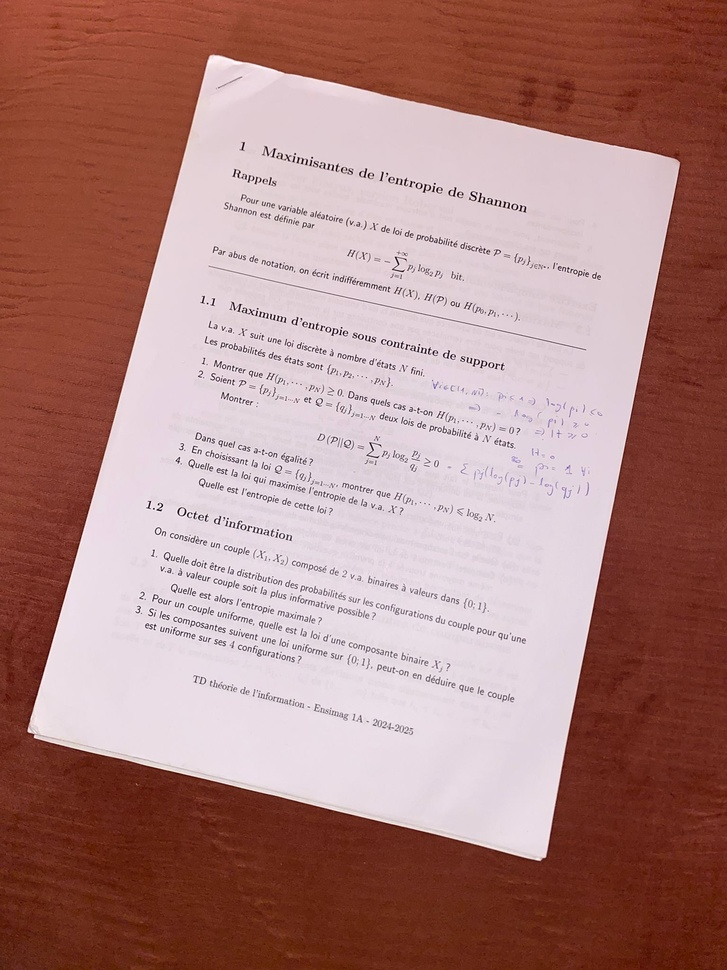
#> input picture test_doc2.jpeg, 727 x 970 px, shrunk from 1536 x 2048 before the run
$ python -i scanning_tools.py   (imports and definitions only)
#> lines starting #> are read from the running program, lines starting #| are printed output that depends on the picture; after the words box and inside, x2 and y2 are one past the last pixel; in counts of white or black regions, pixels touching at a corner belong together
#> further down, picture is the input picture: shape (970, 727, 3); mean B, G, R 127.1, 131, 172.5
import numpy as np
import cv2 as cv
import imutils

def edge_detection(copy_image):
    "A function that detects edges and returns a grayscale image where they are well highlighted"
    # Let's convert our image to grayscale to avoid computing all of red, blue, and green
    gray_image = cv.cvtColor(copy_image, cv.COLOR_BGR2GRAY)
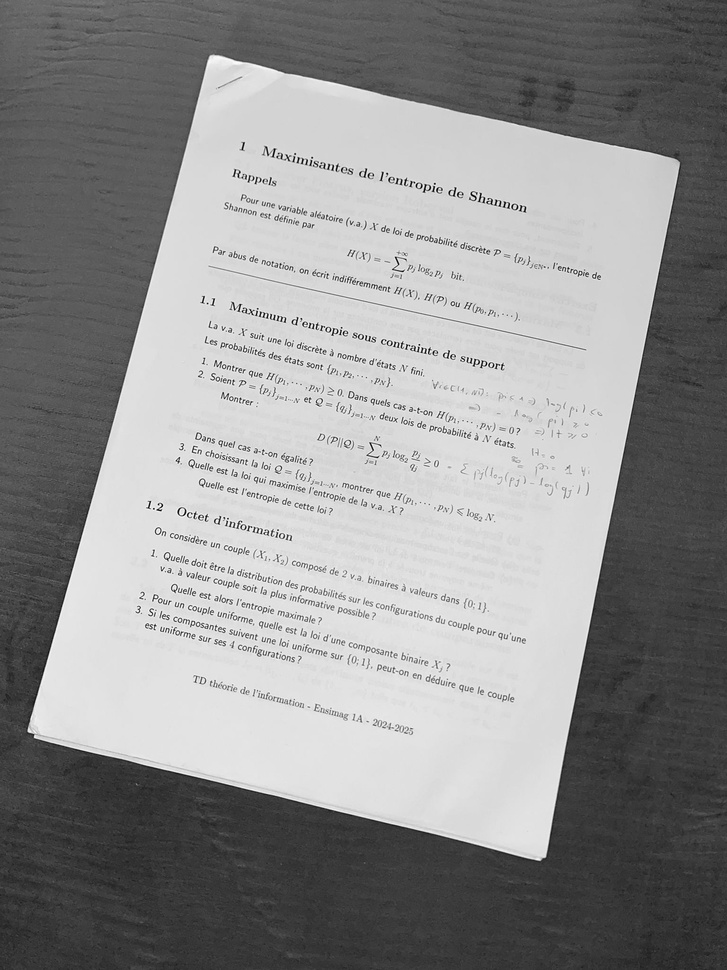
#> gray_image: shape (970, 727); min 3, max 253, mean 143
    # Now, for smoothing, we'll use a Gaussian filter to remove noise.
    # This is done through a convolution, which corresponds to a multiplication
    # in the frequency domain that attenuates high-frequency noise.
    gray_image = cv.GaussianBlur(gray_image, (5,5), 0)  # (5, 5) is the kernel size: how much neighbors influence each other
    # Finally, for edge detection we call Canny for gradient calculations (Sobel)
    # (I'm not sure if it doesn't use Laplacian too in some scenarios)
    edge_image = cv.Canny(gray_image, 75, 200)  # 75 and 200 are the thresholds
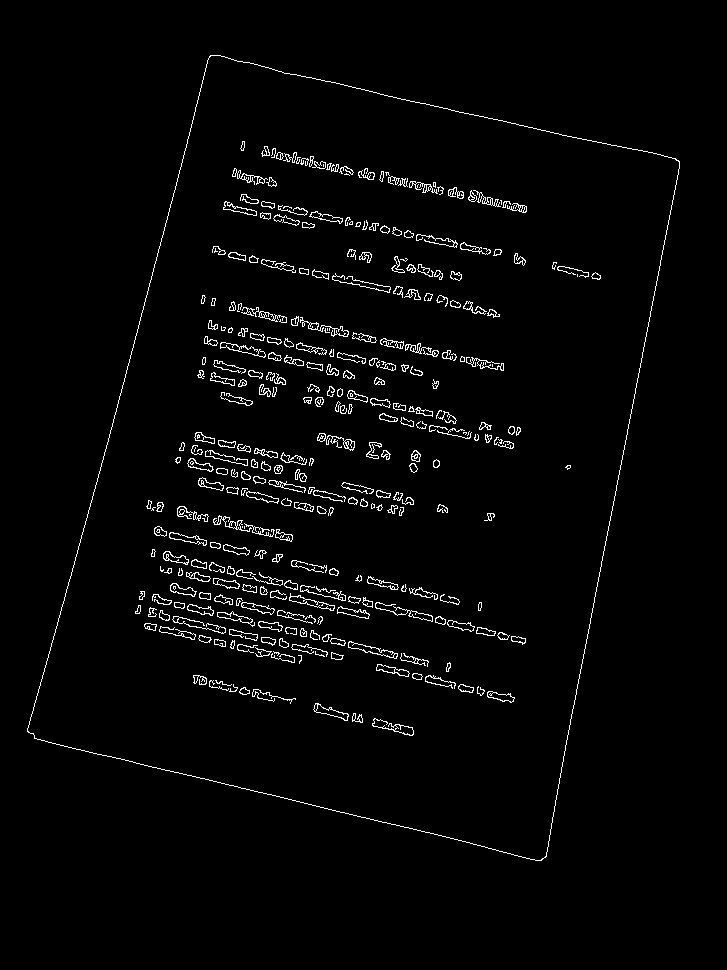
#> edge_image: shape (970, 727); 2.5% white in thin lines or dots, all inside (x1, y1, x2, y2) = (27, 55, 680, 861)
    return edge_image, gray_image

# [49 lines left out: functions get_arguments, corner_detection, contours_detection, not called in this run]

>>> import cv2
>>> picture = cv2.imread('../test_doc2.jpeg')
>>> result = edge_detection(picture)

$ run again, on test_doc3.jpeg
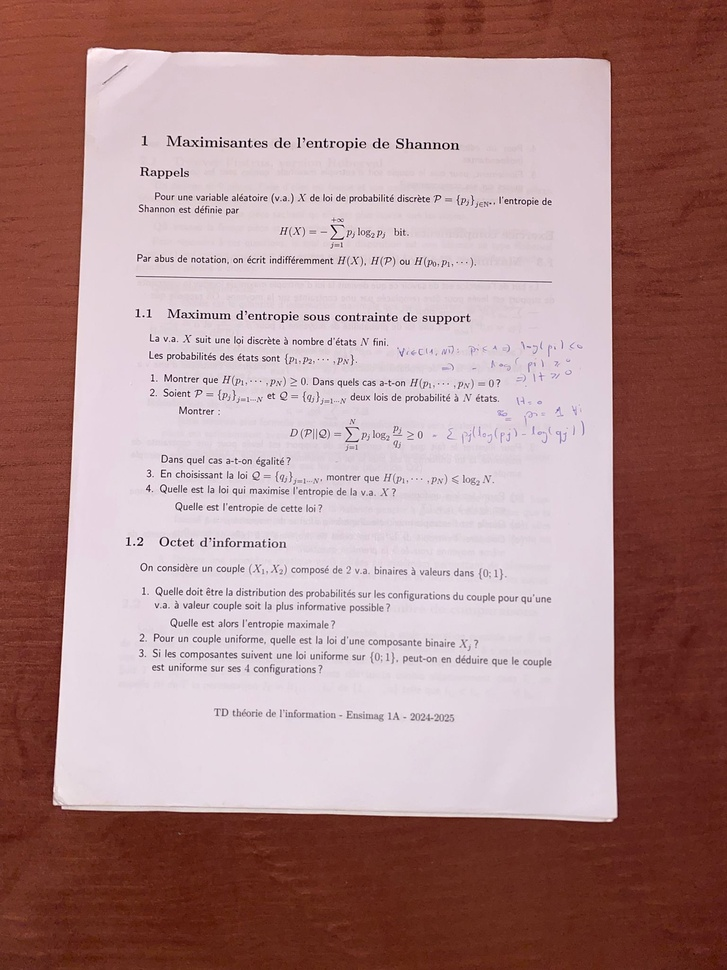
#> input picture test_doc3.jpeg, 727 x 970 px, shrunk from 1536 x 2048 before the run
#> picture is the input picture: shape (970, 727, 3); mean B, G, R 139.8, 139.8, 174.5
#> in edge_detection, `gray_image = cv.cvtColor(copy_image, cv.COLOR_BGR2GRAY)`:
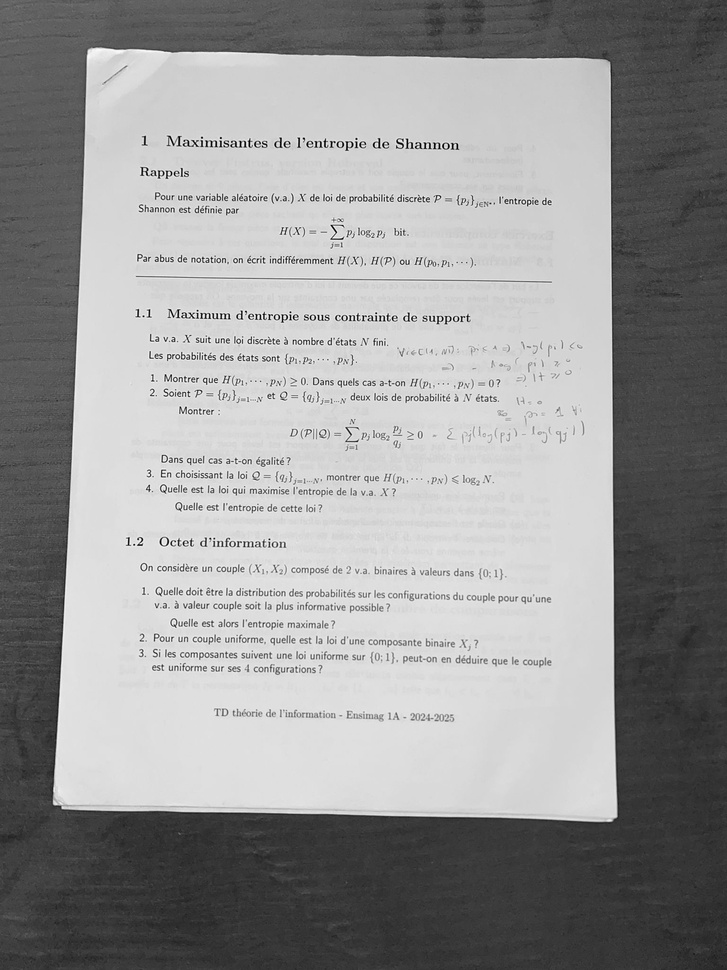
#> gray_image: shape (970, 727); min 2, max 253, mean 150.2
#> in edge_detection, `edge_image = cv.Canny(gray_image, 75, 200)`:
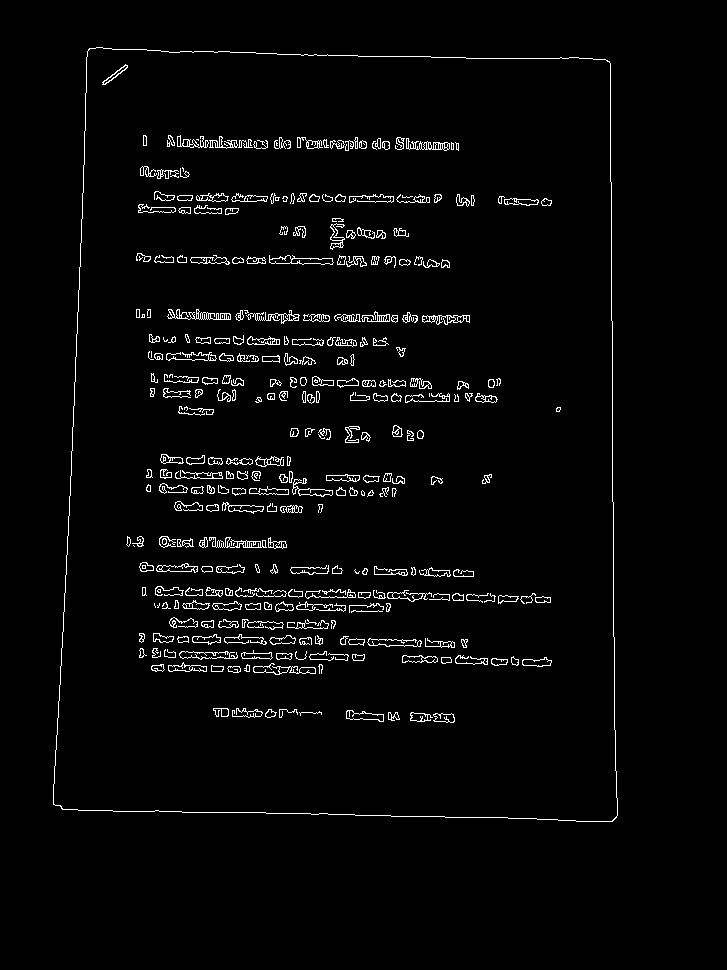
#> edge_image: shape (970, 727); 2.8% white in thin lines or dots, all inside (x1, y1, x2, y2) = (53, 47, 618, 822)

$ run again, on test_doc4.jpeg
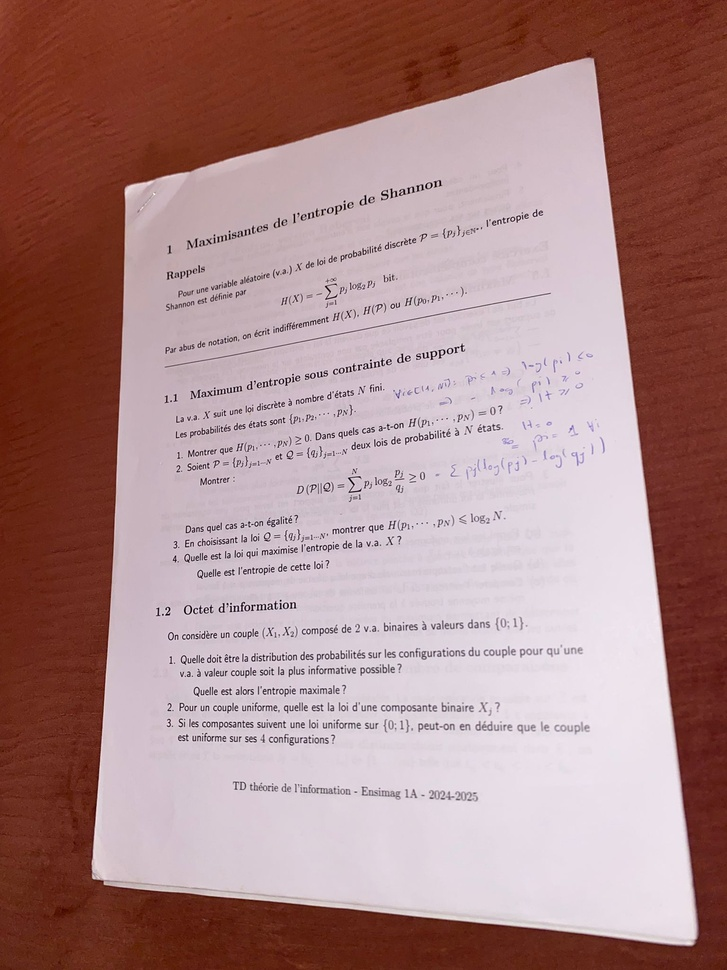
#> input picture test_doc4.jpeg, 727 x 970 px, shrunk from 1536 x 2048 before the run
#> picture is the input picture: shape (970, 727, 3); mean B, G, R 134.3, 134.8, 169.8
#> in edge_detection, `gray_image = cv.cvtColor(copy_image, cv.COLOR_BGR2GRAY)`:
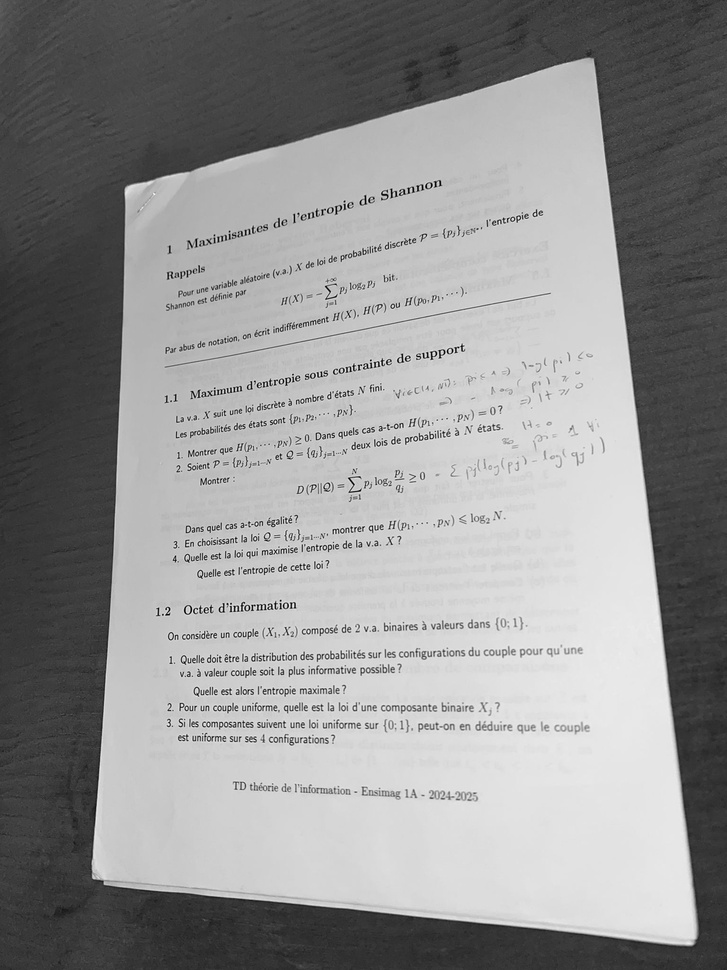
#> gray_image: shape (970, 727); min 3, max 252, mean 145.2
#> in edge_detection, `edge_image = cv.Canny(gray_image, 75, 200)`:
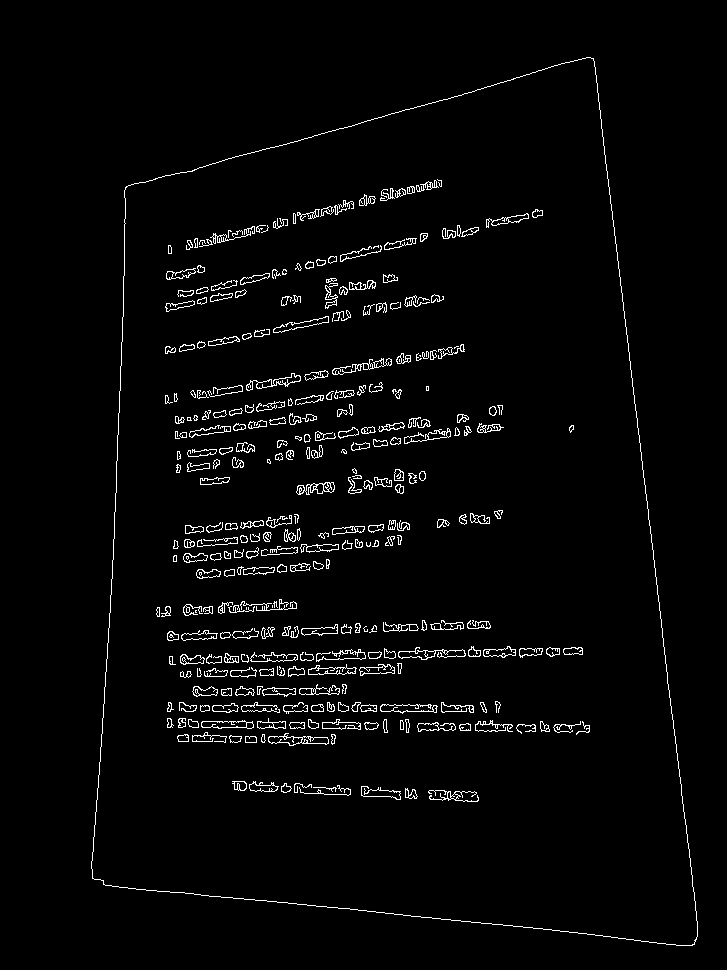
#> edge_image: shape (970, 727); 2.7% white in thin lines or dots, all inside (x1, y1, x2, y2) = (91, 57, 698, 946)
